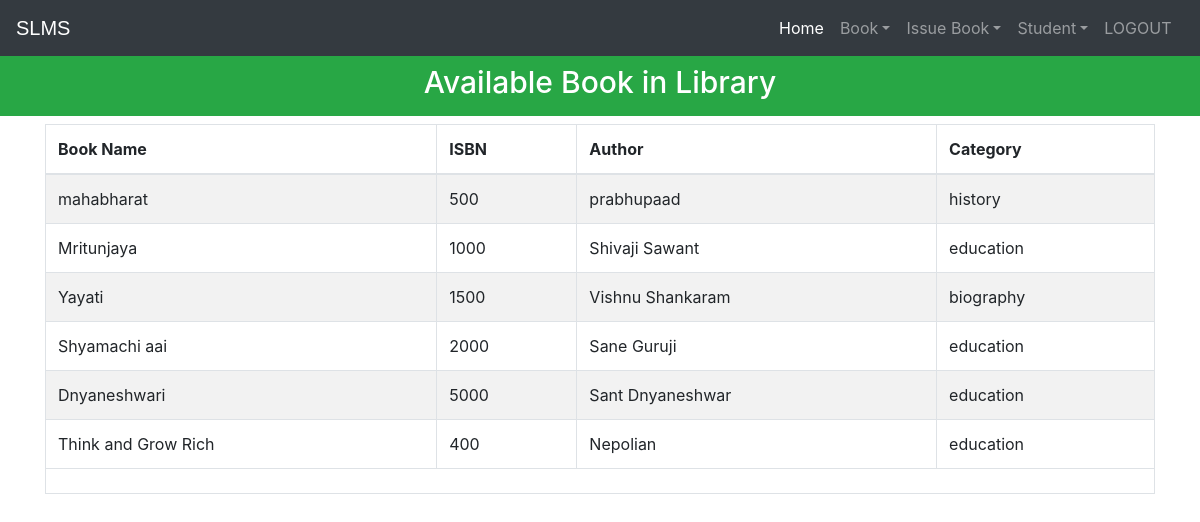
The app's page /viewbook (signed in) with its own data.
### library/models.py (models this page shows, shortened)
class Book(models.Model):
    catchoice= [
        ('education', 'Education'),
        ('entertainment', 'Entertainment'),
        ('comics', 'Comics'),
        ('biography', 'Biography'),
        ('history', 'History'),
        ('novel', 'Novel'),
        ('fantasy', 'Fantasy'),
        ('thriller', 'Thriller'),
        ('romance', 'Romance'),
        ('scifi','Sci-Fi')
        ]
    name=models.CharField(max_length=30)
    isbn=models.PositiveIntegerField()
    author=models.CharField(max_length=40)
    category=models.CharField(max_length=30,choices=catchoice,default='education')

### library/views.py (the view)
# urls.py: path('viewbook', views.viewbook_view),
@login_required(login_url='adminlogin')
@user_passes_test(is_admin)
def viewbook_view(request):
    books=models.Book.objects.all()
    return render(request,'library/viewbook.html',{'books':books})

### library/views.py (called while the page is built)
def is_admin(user):
    return user.groups.filter(name='ADMIN').exists()

### templates/library/viewbook.html (shortened to what this page needs)
<!DOCTYPE html>
<html lang="en" dir="ltr">
  <head>
  </head>
  <body>
    {% include "library/navbaradmin.html" %}
    <br>
    <br>
    <h3 class="p-3 mb-2 bg-success text-white" style = 'font-size: 30px;text-align:center;'>Available Book in Library</h3>
{% if books%}
<div class="container">
  <table class="table table-hover table-condensed table-striped table-bordered">
    <thead>
    <tr>
    <th>Book Name</th>
    <th>ISBN</th>
    <th>Author</th>
    <th>Category</th>
    </tr>
    </thead>
    <tfoot>
    <tr>
    <td colspan="4" rowspan="4">
    </td>
    </tr>
    </tfoot>
    <tbody>
      {% for book in books %}
        <tr>
          <td>{{book.name}}</td>
          <td>{{book.isbn}}</td>
          <td>{{book.author}}</td>
          <td>{{book.category}}</td>
        </tr>
      {% endfor %}
    </tbody>
    </table>
</div>
{%else%}
<h1>Have 0 book</h1>
{%endif%}
<br><br><br><br><br><br><br><br><br>
    {% include "library/footer.html" %}
  </body>
</html>

### templates/library/navbaradmin.html (shortened to what this page needs)
<!DOCTYPE html>
{% load static %}
<html lang="en">
<head>
<link rel="stylesheet" href="https://stackpath.bootstrapcdn.com/bootstrap/4.3.1/css/bootstrap.min.css">
<link rel="stylesheet" href="https://maxcdn.bootstrapcdn.com/font-awesome/4.7.0/css/font-awesome.min.css">
</head>
<body>
<div class="bs-example">
    <nav class="navbar navbar-expand-md bg-dark navbar-dark fixed-top">
        <a href="/" class="navbar-brand">SLMS</a>
        <div class="collapse navbar-collapse justify-content-between" id="navbarCollapse">
            <div class="navbar-nav">
              <a href="/" class="nav-item nav-link active">Home</a>
                <div class="nav-item dropdown">
                  <a href="#" class="nav-link dropdown-toggle" data-toggle="dropdown">Book</a>
                </div>
                <div class="nav-item dropdown">
                  <a href="#" class="nav-link dropdown-toggle" data-toggle="dropdown">Issue Book</a>
                </div>
                <div class="nav-item dropdown">
                  <a href="#" class="nav-link dropdown-toggle" data-toggle="dropdown">Student</a>
                </div>
                <a href="logout" class="nav-item nav-link">LOGOUT</a> &nbsp
            </div>
        </div>
    </nav>
</div>
</body>
</html>

### templates/library/footer.html (shortened to what this page needs)
<!DOCTYPE html>
<html>
<head>
</head>
</html>

### templates/library/navbaradmin.html (style rules this page uses)
.bs-example { margin: 0px; }
.navbar-brand { font-size: 20px; font-family: sans-serif; }

### records on screen
Book: name "mahabharat", isbn "500", author "prabhupaad", category "history"
Book: name "Mritunjaya", isbn "1000", author "Shivaji Sawant", category "education"
Book: name "Yayati", isbn "1500", author "Vishnu Shankaram", category "biography"
Book: name "Shyamachi aai", isbn "2000", author "Sane Guruji", category "education"
Book: name "Dnyaneshwari", isbn "5000", author "Sant Dnyaneshwar", category "education"
Book: name "Think and Grow Rich", isbn "400", author "Nepolian", category "education"
